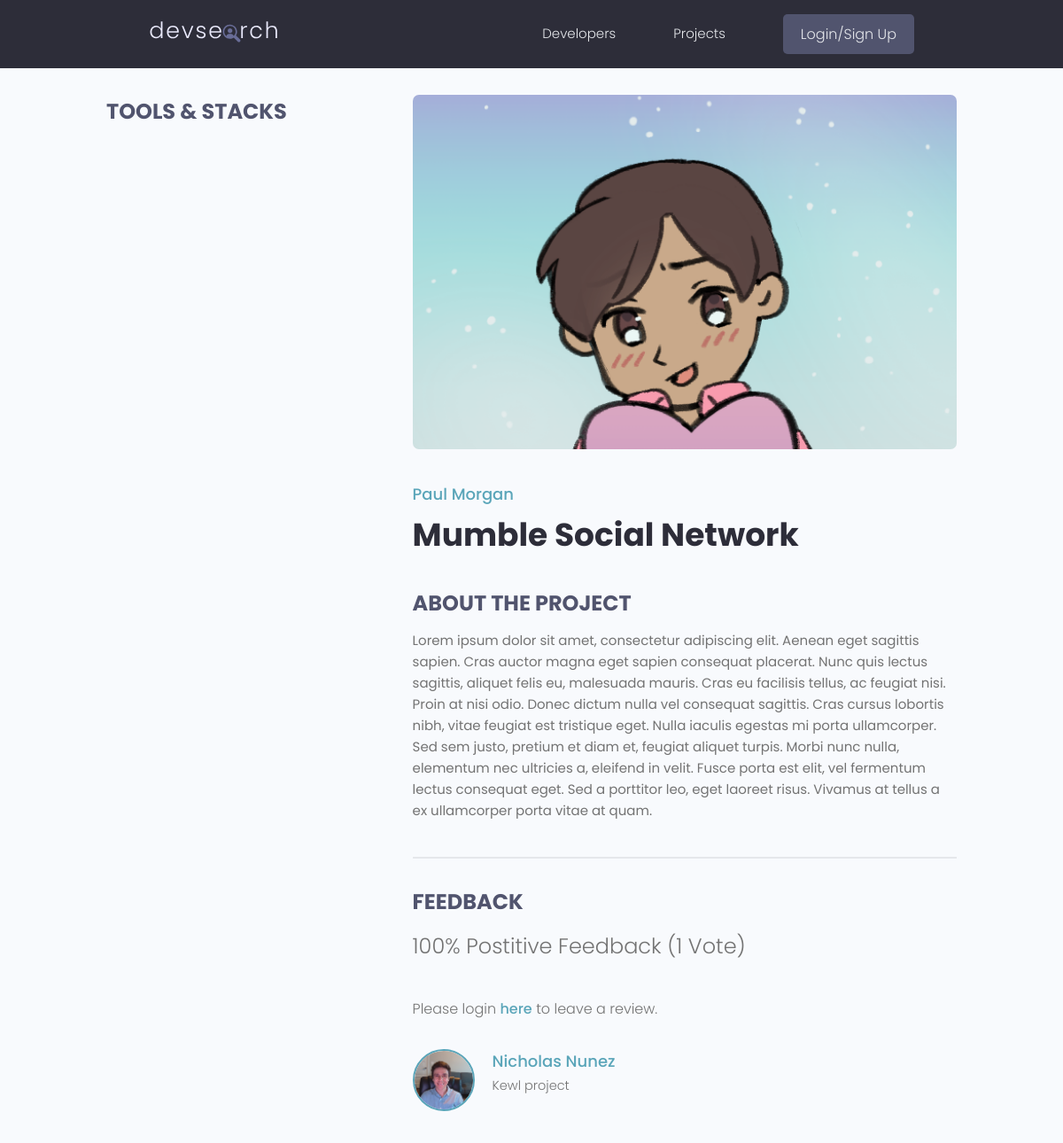
The page /projects/project/bd07b886-0cfc-4abe-8dc7-9a121f83548a on the database its author committed.
### projects/models.py (models this page shows, shortened)
class Project(models.Model):
    owner = models.ForeignKey(Profile, null=True, blank=True, on_delete=models.SET_NULL)
    title = models.CharField(max_length=200)
    description = models.TextField(null=True, blank=True)
    featured_image = models.ImageField(null=True, blank=True, default="default.jpg")
    demo_link = models.CharField(max_length=2000, null=True, blank=True)
    source_link = models.CharField(max_length=2000, null=True, blank=True)
    tags = models.ManyToManyField('Tag', blank=True)
    vote_total = models.IntegerField(default=0, null=True, blank=True)
    vote_ratio = models.IntegerField(default=0, null=True, blank=True)
    created = models.DateTimeField(auto_now_add=True)
    id = models.UUIDField(default=uuid.uuid4, unique=True, primary_key=True, editable=False)
    class Meta:
        ordering = ['-vote_ratio', '-vote_total'] # Sort by ratio. If ratio is the same, the one with the higher total takes precedent
    @property
    def reviewers(self):
        queryset = self.review_set.all().values_list('owner__id', flat=True)
        return queryset

class Review(models.Model):
    VOTE_TYPE = (
        ('up', 'Up Vote'),
        ('down', 'Down Vote'),
    )
    owner = models.ForeignKey(Profile, on_delete=models.CASCADE, null=True)
    project = models.ForeignKey(Project, on_delete=models.CASCADE) # Delete all reviews if project deleted
    body = models.TextField(null=True, blank=True)
    value = models.CharField(max_length=200, choices=VOTE_TYPE)
    created = models.DateTimeField(auto_now_add=True)
    id = models.UUIDField(default=uuid.uuid4, unique=True, primary_key=True, editable=False)
    class Meta:
        unique_together = [['owner', 'project']] # Same owner can't leave multiple reviews for one project

### users/models.py (models this page shows, shortened)
class Profile(models.Model):
    user = models.OneToOneField(User, on_delete=models.CASCADE, null=True, blank=True)
    name = models.CharField(max_length=200, null=True, blank=True)
    email = models.EmailField(max_length=500, null=True, blank=True)
    username = models.CharField(max_length=200, null=True, blank=True)
    location = models.CharField(max_length=200, null=True, blank=True)
    short_intro = models.CharField(max_length=500, null=True, blank=True)
    bio = models.TextField(null=True, blank=True)
    profile_image = models.ImageField(null=True, blank=True, upload_to='profiles/', default='profiles/user-default.png')
    social_github = models.CharField(max_length=200, null=True, blank=True)
    social_twitter = models.CharField(max_length=200, null=True, blank=True)
    social_stackoverflow = models.CharField(max_length=200, null=True, blank=True)
    social_linkedin = models.CharField(max_length=200, null=True, blank=True)
    social_youtube = models.CharField(max_length=200, null=True, blank=True)
    social_website = models.CharField(max_length=200, null=True, blank=True)
    created = models.DateTimeField(auto_now_add=True)
    id = models.UUIDField(default=uuid.uuid4, unique=True, primary_key=True, editable=False)

### projects/views.py (the view, shortened to what this page needs)
# urls.py: path('project/<str:pk>', views.project, name="project"),
def project(request, pk):
    projectObj = Project.objects.get(id=pk)
    form = ReviewForm()
    tags = projectObj.tags.all()
    context = {'project':projectObj, 'tags':tags, 'form':form}
    return render(request, 'projects/single-project.html', context)

### projects/templates/projects/single-project.html (shortened to what this page needs)
{% extends 'main.html' %}
{% block content %}
  <main class="singleProject my-md">
    <div class="container">
      <div class="layout">
        <div class="column column--1of3">
          <h3 class="singleProject__subtitle">Tools & Stacks</h3>
        </div>
        <div class="column column--2of3">
          <img class="singleProject__preview" src="{{ project.featured_image.url }}" alt="portfolio thumbnail" />
          <a href="{% url 'profile' project.owner.id %}" class="singleProject__developer">{{ project.owner.name }}</a>
          <h2 class="singleProject__title">{{ project.title }}</h2>
          <h3 class="singleProject__subtitle">About the Project</h3>
          <div class="singleProject__info">
            {{ project.description }}
          </div>
          <div class="comments">
            <h3 class="singleProject__subtitle">Feedback</h3>
            <h5 class="project--rating">
              {{ project.vote_ratio }}% Postitive Feedback ({{ project.vote_total }} Vote{{ project.vote_total | pluralize:"s" }})
            </h5>
            {% if request.user.profile.id in project.reviewers %}
            <p>You have already submitted a review for this project.</p>
            {% elif request.user.profile == project.owner %}
            <p>You cannot review your own work.</p>
            {% else %}
            <p>Please login <a href="{% url 'login' %}?next={{ request.path }}">here</a> to leave a review.</p>
            {% endif %}
            <div class="commentList">
              {% for review in project.review_set.all %}
              {% if review.body %}
              <div class="comment">
                <a href="{% url 'profile' review.owner.id %}">
                  <img class="avatar avatar--md"
                    src="{{ review.owner.profile_image.url }}" alt="user" />
                </a>
                <div class="comment__details">
                  <a href="{% url 'profile' review.owner.id %}" class="comment__author">{{ review.owner.name }}</a>
                  <p class="comment__info">
                    {{ review.body|linebreaksbr }}
                  </p>
                </div>
              </div>
              {% endif %}
              {% endfor %}
            </div>
          </div>
        </div>
      </div>
    </div>
  </main>
{% endblock content %}

### static/styles/app.css (style rules this page uses)
:root { --color-sub: #2d2d39; }
img { width: 100%; }
.singleProject .column--1of3 { order: 2; }
@media screen and (min-width: 1081px) { .singleProject .column--1of3 { order: 1; } }
@media screen and (min-width: 1081px) { .singleProject .column--2of3 { order: 2; } }
.singleProject__preview { height: 50vh; object-fit: cover; object-position: top center; margin-bottom: 3rem; border-radius: 0.7rem; }
.singleProject__developer { font-size: 1.8rem; font-weight: 500; }
.singleProject__title { font-size: 3.6rem; font-weight: 700; color: var(--color-sub); margin-bottom: 3rem; }
.project--rating { margin-bottom: 1.6em; margin-top: .5em; }
.singleProject__subtitle { text-transform: uppercase; font-size: 2.4rem; font-weight: 700; color: var(--color-sub-light); margin-bottom: 1rem; }
.comments { margin-top: 4rem; padding-top: 3rem; border-top: 2px solid var(--color-light); }
.commentList { margin: 3rem 0; }
.comment { display: flex; gap: 2rem; }
.comment__author { font-size: 1.8rem; }
.comment__info { font-size: 1.45rem; }

### static/uikit/styles/modules/_variables.css (style rules this page uses)
:root { --color-main: #5aa5b9; --color-main-light: #e6faff; --color-sub: #3f4156; --color-sub-light: #51546e; --color-sub-lighter: #ededfd; --color-text: #737373; --color-gray: #8b8b8b; --color-light: #e5e7eb; --color-light-gray: #767676; --color-bg: #f8fafd; --color-white: #fffefd; --color-white-light: #f3f3f3; --color-success: #359e64; --color-success-bg: #def8e8; --color-error: #fc4b0b; --color-error-bg: #fff2ee; --font-base: 'Poppins', arial, helvetica, 'Segoe UI', roboto, ubuntu, sans-serif; --font-monospace: 'Fira Code', 'Courier New', courier, monospace; --font-regular: 300; --font-medium: 500; --font-bold: 700; --generic-shadow: 1px 1px 5px #00000010; --generic-transition: all 0.3s ease-in-out; }

### static/uikit/styles/modules/_base.css (style rules this page uses)
* { margin: 0; padding: 0; box-sizing: border-box; text-rendering: optimizeLegibility; color: inherit; font-size: inherit; }
html { font-size: 50%; }
@media only screen and (min-width: 480px) { html { font-size: 56.25%; } }
@media only screen and (min-width: 1200px) { html { font-size: 62.5%; } }
body { line-height: 1.6; font-weight: 400; font-size: 1.5rem; color: var(--color-text); background-color: var(--color-bg); min-height: 100vh; }

### static/uikit/styles/modules/_typography.css (style rules this page uses)
* { font-family: var(--font-base); }
h2 { font-size: 3.6rem; font-weight: var(--font-bold); }
h3 { font-size: 3.2rem; font-weight: var(--font-medium); }
h5 { font-size: 2.4rem; font-weight: var(--font-medium); }
h5, h6 { font-weight: var(--font-regular); }
p, span, strong { font-size: 1.6rem; color: var(--color-text); font-weight: var(--font-regular); }
a { padding-bottom: 2px; text-decoration: none; display: inline-block; color: var(--color-main); font-weight: var(--font-medium); }

### static/uikit/styles/modules/_utilities.css (style rules this page uses)
.container { width: 92%; max-width: 165rem; margin: 0 auto; box-sizing: border-box; }
@media screen and (min-width: 1000px) { .container { width: 90%; } }
@media screen and (min-width: 1200px) { .container { width: 80%; } }
.my-md { margin: 3rem auto; }

### static/uikit/styles/modules/_avatar.css (style rules this page uses)
.avatar { border-radius: 50%; border: 2px solid var(--color-main); object-fit: cover; }
.avatar--md { height: 7rem; width: 7rem; }

### static/uikit/styles/modules/_layout.css (style rules this page uses)
.layout { display: flex; flex-flow: row wrap; justify-content: space-between; }
.layout > .column { margin-bottom: 3rem; }
.layout > .column.column--1of3 { flex-basis: 30%; }
.layout > .column.column--2of3 { flex-basis: 64%; }

### rows shown on the page
Project: featured_image (picture), owner.name "Paul Morgan", title "Mumble Social Network", description "Lorem ipsum dolor sit amet, consectetur adipiscing elit. Aenean eget sagittis sapien. Cras auctor magna eget sapien consequat placerat. Nunc quis lectus sagittis, aliquet felis eu, malesuada mauris. Cras eu facilisis tellus, ac feugiat nisi. Proin at nisi odio. Donec dictum nulla vel consequat sagittis. Cras cursus lobortis nibh, vitae feugiat est tristique eget. Nulla iaculis egestas mi porta ullamcorper. Sed sem justo, pretium et diam et, feugiat aliquet turpis. Morbi nunc nulla, elementum nec ultricies a, eleifend in velit. Fusce porta est elit, vel fermentum lectus consequat eget. Sed a porttitor leo, eget laoreet risus. Vivamus at tellus a ex ullamcorper porta vitae at quam.", vote_ratio "100", vote_total "1"
Review: owner.profile_image (picture), owner.name "Nicholas Nunez", body "Kewl project"
